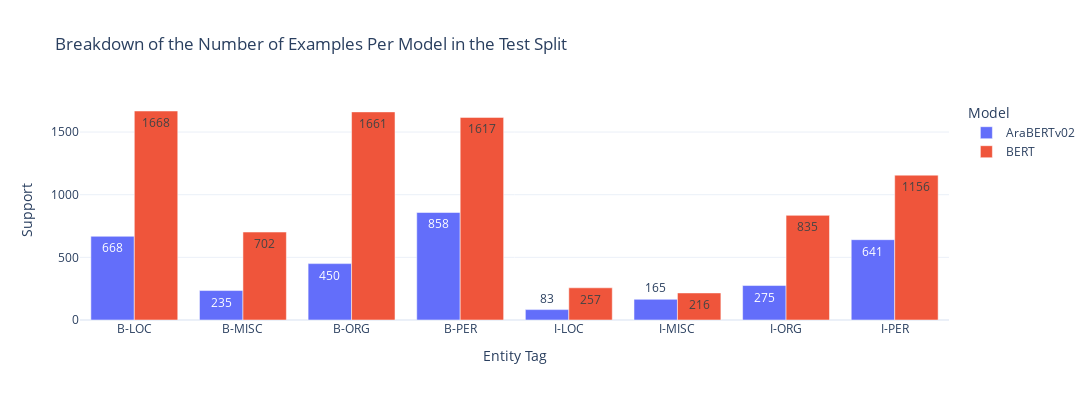

Notebook cell for this chart:
### Code cell
# Confusion matrix heatmap example
report_bar = ReportBarChart(dash_data, mappings)
report_bar.visualize_support()

### Figure 1 — Plotly figure (JSON) as saved in the notebook; plotly's stock layout.template omitted (floating-point values rounded to 4 significant figures)
{"data": [{"alignmentgroup": "True", "hovertemplate": "Model=AraBERTv02<br>Tag=%{x}<br>Support=%{text}<extra></extra>", "legendgroup": "AraBERTv02", "marker": {"color": "#636efa", "pattern": {"shape": ""}}, "name": "AraBERTv02", "offsetgroup": "AraBERTv02", "orientation": "v", "showlegend": true, "text": [668, 235, 450, 858, 83, 165, 275, 641], "textposition": "auto", "type": "bar", "x": ["B-LOC", "B-MISC", "B-ORG", "B-PER", "I-LOC", "I-MISC", "I-ORG", "I-PER"], "xaxis": "x", "y": [668, 235, 450, 858, 83, 165, 275, 641], "yaxis": "y"}, {"alignmentgroup": "True", "hovertemplate": "Model=BERT<br>Tag=%{x}<br>Support=%{text}<extra></extra>", "legendgroup": "BERT", "marker": {"color": "#EF553B", "pattern": {"shape": ""}}, "name": "BERT", "offsetgroup": "BERT", "orientation": "v", "showlegend": true, "text": [1668, 702, 1661, 1617, 257, 216, 835, 1156], "textposition": "auto", "type": "bar", "x": ["B-LOC", "B-MISC", "B-ORG", "B-PER", "I-LOC", "I-MISC", "I-ORG", "I-PER"], "xaxis": "x", "y": [1668, 702, 1661, 1617, 257, 216, 835, 1156], "yaxis": "y"}], "layout": {"barmode": "group", "height": 400, "legend": {"title": {"text": "Model"}, "tracegroupgap": 0}, "title": {"text": "Breakdown of the Number of Examples Per Model in the Test Split"}, "width": 1200, "xaxis": {"anchor": "y", "domain": [0, 1], "title": {"text": "Entity Tag"}}, "yaxis": {"anchor": "x", "domain": [0, 1], "title": {"text": "Support"}}}}
